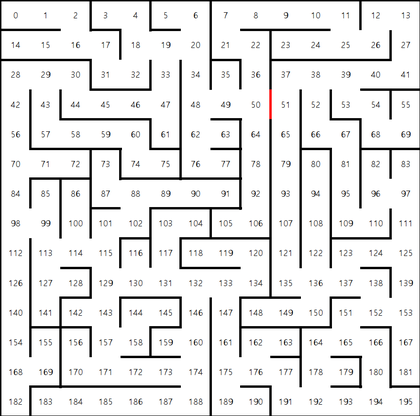
%> input picture Maze/state_file/Maze_14x14.png, 420 x 416 px, shrunk from 892 x 884 before the run
$ octave GenerateStateTableFromMazeImage.m   (GNU Octave 9; MATLAB toolbox functions it lacks are replaced by stand-ins)
%> lines starting %> are read from the running program, lines starting %| are printed output that depends on the picture; in (x1, y1, x2, y2) boxes, pixels count from 0 and x2, y2 are one past the last pixel; in counts of white or black regions, pixels touching at a corner belong together; the program's own positions count from 1
%% Generate State Table from Maze Image
FILENAME = 'Maze_14x14.png';
img = imread(FILENAME);
%> img is the input picture: size 416x420x3 uint8; mean R, G, B 231.5, 231.4, 231.4

%% Constants
num_maze_row = 14;
num_maze_column = 14;

cell_size = size(img,1) / num_maze_column;
%> cell_size = 29.71

%% Check Boarder Thickness and Cell Size
%{
***-----***-----***
 3   5   3   5   3   ==> n
%}
changepoint = find(diff(img(floor(cell_size/2),:,1) < 250));
%> changepoint = 52 values from 2 to 419
n = [changepoint, size(img,1)] - [0, changepoint]; % should be odd number.
%> n = 53 values, max 28 at index 20, min -3 at index 53, mean 7.85

if mod(numel(n),2) ~= 1
    error('The size of the difference array is not odd number!');
end

boarder_thickness = mean(n(1:2:end));
%> boarder_thickness = 2.78

cell_size = (size(img,1) - boarder_thickness * (num_maze_column+1)) / num_maze_column + boarder_thickness;
%> cell_size = 29.52

clearvars changepoint n


%% Check left and right boarders
lrboarders = zeros(num_maze_row, num_maze_column+1); % left right boarders => [mazesize(1)+1, mazesize(2)]
for r = 1 : num_maze_row
    for c = 1 : num_maze_column+1
        coor_ = [...
            cell_size * (c-1) + 1,...
            cell_size * (r-1) + cell_size/2];
        if c == num_maze_column+1 % last column
            coor_(1) = coor_(1) - (coor_(1)+boarder_thickness - size(img,2));
        end
        coor = round(coor_);
        % if any pixel from coor to <half-boarder size pixel> right from coor is black, there is a boarder
        if any(img(coor(2), coor(1):coor(1)+round(boarder_thickness), 1) < 250)
            for k = 0 : round(boarder_thickness)
                img(coor(2), coor(1)+k, 1) = 255;
                img(coor(2), coor(1)+k, 2) = 0;
                img(coor(2), coor(1)+k, 3) = 0;
            end
            lrboarders(r,c) = 1;
        else
            for k = 0 : round(boarder_thickness)
                img(coor(2), coor(1)+k, 1) = 0;
                img(coor(2), coor(1)+k, 2) = 0;
                img(coor(2), coor(1)+k, 3) = 255;
            end
            lrboarders(r,c) = 0;
        end
    end
end
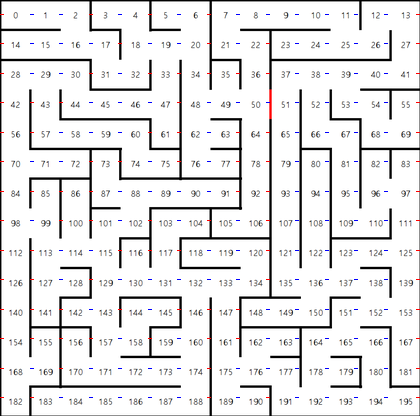
%> img: size 416x420x3 uint8; 0.48% of pixels changed, all inside (x1, y1, x2, y2) = (0, 14, 420, 398)
%> after the loop, coor_ = [417.2 398.5]
%% Check up and down boarders
udboarders = zeros(num_maze_row+1, num_maze_column); % up down boarders => [mazesize(1), mazesize(2)+1]
for r = 1 : num_maze_row+1
    for c = 1 : num_maze_column
        coor_ = [...
            cell_size * (c-1) + cell_size/2,...
            cell_size * (r-1) + 1];
        if r == num_maze_row+1 % last row
            coor_(2) = coor_(2) - (coor_(2) + boarder_thickness - size(img,1));
        end
        coor = round(coor_);
        % if any pixel from coor to <half-boarder size pixel> down from coor is black, there is a boarder
        if any(img(coor(2):coor(2)+round(boarder_thickness), coor(1), 1) < 250)
            for k = 0 : round(boarder_thickness)
                img(coor(2)+k, coor(1), 1) = 255;
                img(coor(2)+k, coor(1), 2) = 0;
                img(coor(2)+k, coor(1), 3) = 0;
            end
            udboarders(r,c) = 1;
        else
            for k = 0 : round(boarder_thickness)
                img(coor(2)+k, coor(1), 1) = 0;
                img(coor(2)+k, coor(1), 2) = 0;
                img(coor(2)+k, coor(1), 3) = 255;
            end
            udboarders(r,c) = 0;
        end
    end
end
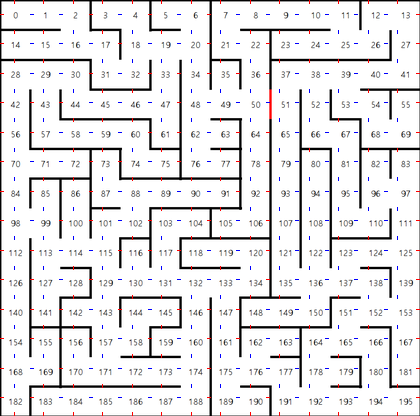
%> img: size 416x420x3 uint8; 0.48% of pixels changed, all inside (x1, y1, x2, y2) = (14, 0, 398, 416)
%> after the loop, coor_ = [398.5 413.2]

output = zeros(num_maze_row * num_maze_column,4);
for r = 1 : num_maze_row
    for c = 1 : num_maze_column
        num = num_maze_column*(r-1) + c;
        % action1
        if udboarders(r,c) == 1
            output(num,1) = num;
        else
            output(num,1) = num - num_maze_column;
        end
        % action2
        if udboarders(r+1,c) == 1
            output(num,2) = num;
        else
            output(num,2) = num + num_maze_column;
        end
        % action3
        if lrboarders(r,c) == 1
            output(num,3) = num;
        else
            output(num,3) = num - 1;
        end
        % action4
        if lrboarders(r,c+1) == 1
            output(num,4) = num;
        else
            output(num,4) = num + 1;
        end

    end
end
%> after the loop, output = 196 rows, first 8: [1 1 1 2; 2 2 1 3; 3 17 2 3; 4 4 4 5; 5 19 4 5; 6 6 6 7; 7 21 6 7; 8 22 8 9]
output = output - 1;
%> output = 196 rows, first 8: [0 0 0 1; 1 1 0 2; 2 16 1 2; 3 3 3 4; 4 18 3 4; 5 5 5 6; 6 20 5 6; 7 21 7 8]
imshow(img);
dlmwrite(strcat(FILENAME,'_table.txt'),output,'delimiter','\t');

$ run again, with Maze/state_file/Maze_30x30.png copied over Maze/state_file/Maze_14x14.png
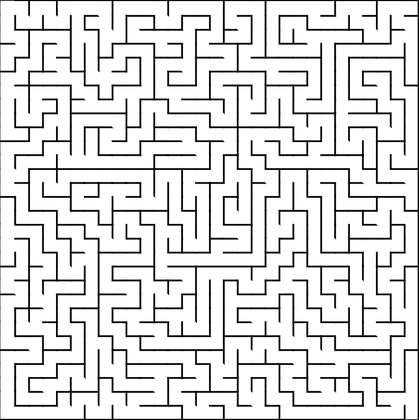
%> input picture Maze/state_file/Maze_30x30.png, 419 x 420 px, shrunk from 800 x 801 before the run
%> img is the input picture: size 420x419x3 uint8; min 0, max 255, mean 222.3
%> changepoint = 38 values from 1 to 403
%> n = 39 values, max 31 at index 17, min 1 at index 1, mean 10.77
%> boarder_thickness = 10.3
%> `cell_size = (size(img,1) - boarder_thickness * (num_maze_column+1)) / ..`: cell_size = 29.26
%> after the loop `for r = 1 : num_maze_row`:
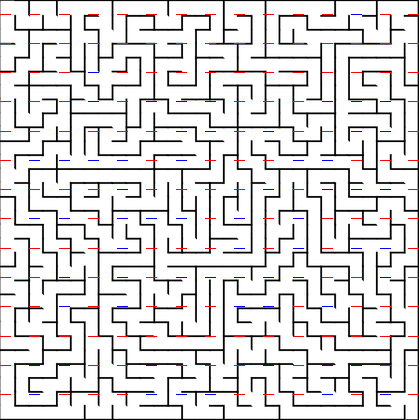
%> img: size 420x419x3 uint8; 1.31% of pixels changed, all inside (x1, y1, x2, y2) = (0, 14, 419, 395)
%> after the loop `for r = 1 : num_maze_row`: coor_ = [408.7 395.1]
%> after the loop `for r = 1 : num_maze_row+1`:
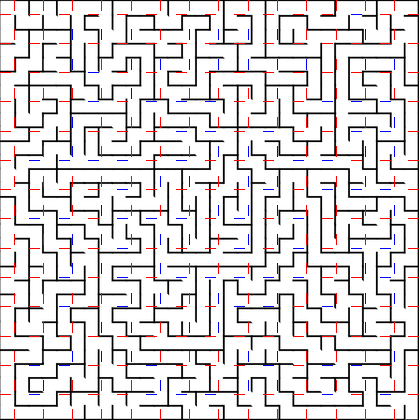
%> img: size 420x419x3 uint8; 1.31% of pixels changed, all inside (x1, y1, x2, y2) = (14, 0, 395, 420)
%> after the loop `for r = 1 : num_maze_row+1`: coor_ = [395.1 409.7]
%> after the loop `for r = 1 : num_maze_row`: output = 196 rows, first 8: [1 1 1 1; 2 2 2 2; 3 17 3 3; 4 18 4 4; 5 19 5 5; 6 6 6 6; 7 21 7 7; 8 22 8 8]
%> `output = output - 1;`: output = 196 rows, first 8: [0 0 0 0; 1 1 1 1; 2 16 2 2; 3 17 3 3; 4 18 4 4; 5 5 5 5; 6 20 6 6; 7 21 7 7]

$ run again, with Maze/state_file/Maze_30x30_answer.png copied over Maze/state_file/Maze_14x14.png
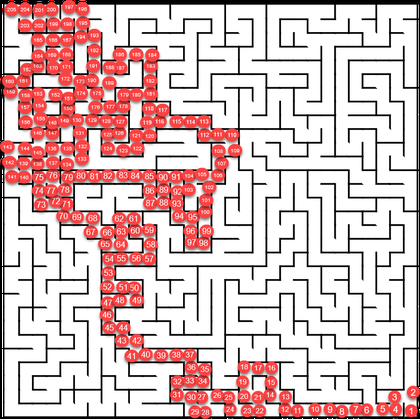
%> input picture Maze/state_file/Maze_30x30_answer.png, 420 x 419 px, shrunk from 812 x 811 before the run
%> img is the input picture: size 419x420x3 uint8; mean R, G, B 216.8, 189.9, 189.9
%> changepoint = 26 values from 7 to 416
%> n = 27 values, max 66 at index 22, min 1 at index 6, mean 15.52
%> boarder_thickness = 4.64
%> `cell_size = (size(img,1) - boarder_thickness * (num_maze_column+1)) / ..`: cell_size = 29.6
%> after the loop `for r = 1 : num_maze_row`:
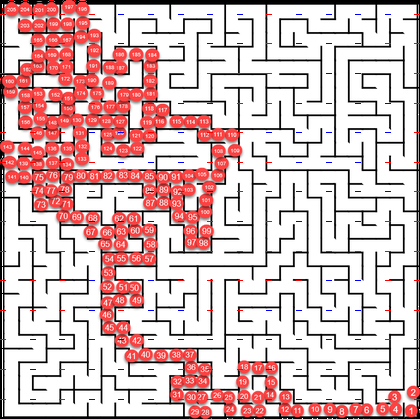
%> img: size 419x420x3 uint8; 0.72% of pixels changed, all inside (x1, y1, x2, y2) = (0, 14, 420, 400)
%> after the loop `for r = 1 : num_maze_row`: coor_ = [415.4 399.6]
%> after the loop `for r = 1 : num_maze_row+1`:
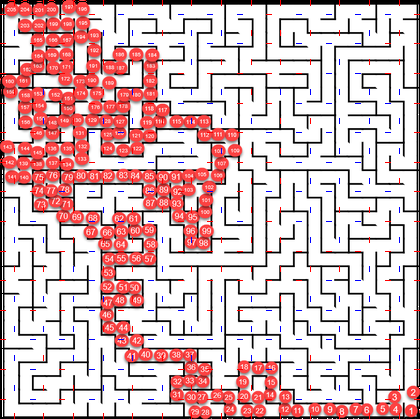
%> img: size 419x420x3 uint8; 0.72% of pixels changed, all inside (x1, y1, x2, y2) = (14, 0, 400, 419)
%> after the loop `for r = 1 : num_maze_row+1`: coor_ = [399.6 414.4]
%> after the loop `for r = 1 : num_maze_row`: output = 196 rows, first 8: [1 15 1 1; 2 2 2 2; 3 3 3 3; 4 18 4 5; 5 19 4 6; 6 6 5 7; 7 21 6 8; 8 22 7 9]
%> `output = output - 1;`: output = 196 rows, first 8: [0 14 0 0; 1 1 1 1; 2 2 2 2; 3 17 3 4; 4 18 3 5; 5 5 4 6; 6 20 5 7; 7 21 6 8]
